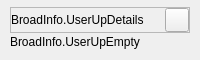
<?xml version="1.0" encoding="UTF-8"?>
<ui version="4.0">
 <class>AFUserUpWidget</class>
 <widget class="QWidget" name="AFUserUpWidget">
  <property name="geometry">
   <rect>
    <x>0</x>
    <y>0</y>
    <width>200</width>
    <height>60</height>
   </rect>
  </property>
  <property name="minimumSize">
   <size>
    <width>200</width>
    <height>60</height>
   </size>
  </property>
  <property name="maximumSize">
   <size>
    <width>260</width>
    <height>128</height>
   </size>
  </property>
  <property name="windowTitle">
   <string>Form</string>
  </property>
  <layout class="QVBoxLayout" name="verticalLayout">
   <property name="spacing">
    <number>0</number>
   </property>
   <property name="leftMargin">
    <number>0</number>
   </property>
   <property name="topMargin">
    <number>0</number>
   </property>
   <property name="rightMargin">
    <number>0</number>
   </property>
   <property name="bottomMargin">
    <number>0</number>
   </property>
   <item>
    <widget class="QWidget" name="widget_ContentsArea" native="true">
     <layout class="QVBoxLayout" name="verticalLayout_3">
      <property name="spacing">
       <number>3</number>
      </property>
      <property name="leftMargin">
       <number>10</number>
      </property>
      <property name="topMargin">
       <number>7</number>
      </property>
      <property name="rightMargin">
       <number>10</number>
      </property>
      <property name="bottomMargin">
       <number>7</number>
      </property>
      <item>
       <widget class="QFrame" name="frame_Title">
        <property name="minimumSize">
         <size>
          <width>0</width>
          <height>26</height>
         </size>
        </property>
        <property name="maximumSize">
         <size>
          <width>16777215</width>
          <height>26</height>
         </size>
        </property>
        <property name="frameShape">
         <enum>QFrame::StyledPanel</enum>
        </property>
        <property name="frameShadow">
         <enum>QFrame::Raised</enum>
        </property>
        <layout class="QHBoxLayout" name="horizontalLayout">
         <property name="spacing">
          <number>0</number>
         </property>
         <property name="leftMargin">
          <number>0</number>
         </property>
         <property name="topMargin">
          <number>0</number>
         </property>
         <property name="rightMargin">
          <number>0</number>
         </property>
         <property name="bottomMargin">
          <number>0</number>
         </property>
         <item>
          <widget class="QLabel" name="label_Title">
           <property name="text">
            <string>BroadInfo.UserUpDetails</string>
           </property>
           <property name="labelType" stdset="0">
            <string>labelTitle</string>
           </property>
          </widget>
         </item>
         <item>
          <spacer name="horizontalSpacer">
           <property name="orientation">
            <enum>Qt::Horizontal</enum>
           </property>
           <property name="sizeHint" stdset="0">
            <size>
             <width>40</width>
             <height>20</height>
            </size>
           </property>
          </spacer>
         </item>
         <item>
          <widget class="QPushButton" name="pushButton_Close">
           <property name="minimumSize">
            <size>
             <width>24</width>
             <height>24</height>
            </size>
           </property>
           <property name="maximumSize">
            <size>
             <width>24</width>
             <height>24</height>
            </size>
           </property>
           <property name="text">
            <string/>
           </property>
           <property name="buttonType" stdset="0">
            <string>closeButton</string>
           </property>
          </widget>
         </item>
        </layout>
       </widget>
      </item>
      <item>
       <widget class="QLabel" name="label_UpUserLists">
        <property name="text">
         <string>BroadInfo.UserUpEmpty</string>
        </property>
        <property name="alignment">
         <set>Qt::AlignLeading|Qt::AlignLeft|Qt::AlignTop</set>
        </property>
       </widget>
      </item>
     </layout>
    </widget>
   </item>
   <item>
    <widget class="QLabel" name="label_BalloonTip">
     <property name="minimumSize">
      <size>
       <width>26</width>
       <height>4</height>
      </size>
     </property>
     <property name="maximumSize">
      <size>
       <width>26</width>
       <height>4</height>
      </size>
     </property>
     <property name="text">
      <string/>
     </property>
    </widget>
   </item>
  </layout>
 </widget>
 <resources/>
 <connections/>
</ui>
